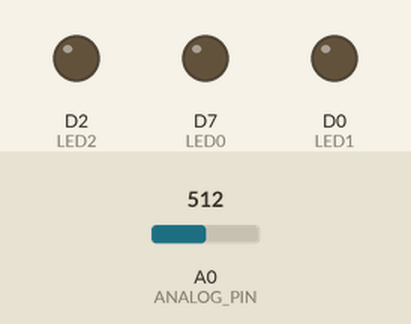
Bench run of a sketch on a simulated ESP8266 (NodeMCU). Parts: output pins drawn as LEDs (lit = HIGH). The inputs (shaded band) are chosen by the test bench; at power-on: A0 (ANALOG_PIN) = 512. WiFi joins after 1.5 s; servers stay silent unless stated; what the sketch prints to the serial monitor is not drawn.

Above: at 0.1 s.
At 4.8 s:
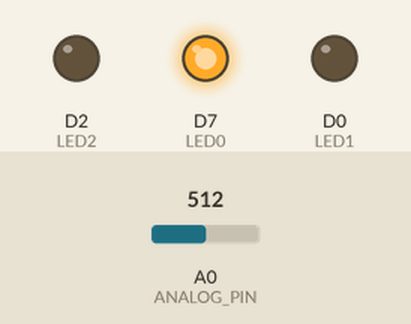
Timing chart, 0 to 6.5 s (numbered marks = the images above):
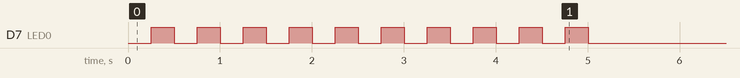

The sketch:

TakeOneClient_miles_temp.ino
```cpp
//------------------------------------------------------------------------------------
// Libraries Needed For This Project
//------------------------------------------------------------------------------------
  #include <Wire.h>           // To Be Able To Use Sensors Like IMU9050
  #include <EEPROM.h>         // To Be Able To Store & Read Data Between Power Off
  #include <ESP8266WiFi.h>    // The Basic Function Of The ESP NOD MCU
  #include <math.h>

//------------------------------------------------------------------------------------
// Defining I/O Pins
//------------------------------------------------------------------------------------
  #define       LED0      D7         // WIFI Module LED
  #define       LED1      D0        // Indicate Connectivity With Client #1
  #define       LED2      D2        // Indicate Connectivity With Client #2
  #define       BUTTON    D1        // Connectivity ReInitiate Button
//------------------------------------------------------------------------------------
// BUTTON Variables
//------------------------------------------------------------------------------------
  int           ButtonState;
  int           LastButtonState   = LOW;
  int           LastDebounceTime  = 0;
  int           DebounceDelay     = 50;
  const String  ButtonColor       = "RED";

  const int ANALOG_PIN = A0;


  unsigned int Rs = 1000;
  double Vcc = 3.3;


//------------------------------------------------------------------------------------
// LED Delay Variables
//------------------------------------------------------------------------------------
  int           LEDState          = LOW;
  unsigned long CurrMillis        = 0;
  unsigned long PrevMillis        = 0;
  unsigned long Interval          = 1000;
//------------------------------------------------------------------------------------
// WIFI Authentication Variables
//------------------------------------------------------------------------------------
/* This Client Is Going To Connect To A WIFI Server Access Point
 * So You Have To Specify Server WIFI SSID & Password In The Code Not Here
 * Please See The Function Below Name (WiFi.Begin)
 * If WIFI dont need Any password Then WiFi.begin("SSIDNAME")
 * If WIFI needs a Password Then WiFi.begin("SSIDNAME", "PASSWORD")
 */
  char*         TKDssid;            // Wifi Name
  char*         TKDpassword;        // Wifi Password
//------------------------------------------------------------------------------------
// WIFI Module Role & Port
//------------------------------------------------------------------------------------
/* This WIFI Module Code Works As A Client
 * That Will Connect To A Server WIFI Modul With (IP ADDress 192.168.4.1)
 */
  int             TKDServerPort  = 9001;
  IPAddress       TKDServer(192,168,1,105);
  WiFiClient      TKDClient;
//====================================================================================

  void setup()
  {
    // Setting The Serial Port ----------------------------------------------
//    Serial.begin(115200);           // Computer Communication
   Serial.begin(9600);           // Computer Communication


    // Setting The Mode Of Pins ---------------------------------------------
    pinMode(LED0, OUTPUT);          // WIFI OnBoard LED Light
    pinMode(LED1, OUTPUT);          // Indicator For Client #1 Connectivity
    pinMode(LED2, OUTPUT);          // Indicator For Client #2 Connectivity
    pinMode(BUTTON, INPUT_PULLUP);  // Initiate Connectivity
    digitalWrite(LED0, !LOW);       // Turn WiFi LED Off

    // Print Message Of I/O Setting Progress --------------------------------
    Serial.println("\nI/O Pins Modes Set .... Done");

    // Starting To Connect --------------------------------------------------
    if(WiFi.status() == WL_CONNECTED)
    {
      WiFi.disconnect();
      WiFi.mode(WIFI_OFF);
      delay(50);
    }

    /* in this part it should load the ssid and password
     * from eeprom they try to connect using them */

    WiFi.mode(WIFI_STA);            // To Avoid Broadcasting An SSID
//    WiFi.begin("TAKEONE", "");      // The SSID That We Want To Connect To
    WiFi.begin("BTHub3-8629", "a39e4ff654");      // The SSID That We Want To Connect To

    // Printing Message For User That Connetion Is On Process ---------------
    Serial.println("!--- Connecting To " + WiFi.SSID() + " ---!");

    // WiFi Connectivity ----------------------------------------------------
    CheckWiFiConnectivity();        // Checking For Connection

    // Stop Blinking To Indicate Connected ----------------------------------
    digitalWrite(LED0, !HIGH);
    Serial.println("!-- Client Device Connected --!");

    // Printing IP Address --------------------------------------------------
    Serial.println("Connected To      : " + String(WiFi.SSID()));
    Serial.println("Signal Strenght   : " + String(WiFi.RSSI()) + " dBm");
    Serial.print  ("Server IP Address : ");
    Serial.println(TKDServer);
    Serial.print  ("Server Port Num   : ");
    Serial.println(TKDServerPort);
    // Printing MAC Address
    Serial.print  ("Device MC Address : ");
    Serial.println(String(WiFi.macAddress()));
    // Printing IP Address
    Serial.print  ("Device IP Address : ");
    Serial.println(WiFi.localIP());

    // Conecting The Device As A Client -------------------------------------
    TKDRequest();
  }

//====================================================================================

  void loop()
  {
//   String s="Data ";
//    s += "Analog Pin = ";
//    s += String(analogRead(ANALOG_PIN));
//    delay(50);
//    Serial.print(s);
//    ReadButton();

  Serial.println(Thermister(AnalogRead()));
  delay(1000);

}

int AnalogRead() {
  int val = 0;
  for(int i = 0; i < 20; i++) {
    val += analogRead(A0);
    delay(1);
  }

  val = val / 20;
  return val;
}

double Thermister(int val) {
  double V_NTC = (double)val / 1024;
  double R_NTC = (Rs * V_NTC) / (Vcc - V_NTC);
  R_NTC = log(R_NTC);
  double Temp = 1 / (0.001129148 + (0.000234125 + (0.0000000876741 * R_NTC * R_NTC ))* R_NTC );
  Temp = Temp - 273.15;
  return Temp;

}


//====================================================================================

  void ReadButton()
  {
    // Reading The Button
    int reading = digitalRead(BUTTON);

    // If It Doest Match The Previous State
    if(reading != LastButtonState)
    {
      LastDebounceTime = millis();
    }

    // To Iliminate Debounce
    if((millis() - LastDebounceTime) > DebounceDelay)
    {
      if(reading != ButtonState)
      {
        ButtonState = reading;

        if(ButtonState == LOW)
        {
          LEDState    = !digitalRead(LED1);
          digitalWrite(LED1, LEDState);
          Serial.println("<" + ButtonColor + "-SCORED>");
          TKDClient.println("<" + ButtonColor + "-SCORED>");
          TKDClient.flush();
        }
      }
    }

    // Last Button State Concidered
    LastButtonState = reading;
  }

//====================================================================================

  void CheckWiFiConnectivity()
  {
    while(WiFi.status() != WL_CONNECTED)
    {
      for(int i=0; i < 10; i++)
      {
        digitalWrite(LED0, !HIGH);
        delay(250);
        digitalWrite(LED0, !LOW);
        delay(250);
        Serial.print(".");
      }
      Serial.println("");
    }
  }

//====================================================================================

  void I2C_Begin()
  {
    /* ----------------------------------------------------------------------
     * Setting The I2C Pins SDA, SCL
     * Because We Didnt Specify Any Pins The Defult
     * SDA = D4 <GPIO2>, SCL = D5 <GPIO14> For ESP8266 Dev Kit Node MCU v3
     --------------------------------------------------------------------- */
    // Frequency Of The I2C
    #define TWI_FREQ  400000L       // I2C Frequency Setting To 400KHZ

    // If Ever You Needed To Use Wire I2C
    Wire.begin();                   // Begginning The I2C

    // Setting Up The I2C Of The MPU9250 ------------------------------------
    Wire.setClock(TWI_FREQ);        // Setting The Frequency MPU9250 Require
  }

//====================================================================================

  void TKDRequest()
  {
    // First Make Sure You Got Disconnected
    TKDClient.stop();

    // If Sucessfully Connected Send Connection Message
    if(TKDClient.connect(TKDServer, TKDServerPort))
    {
      Serial.println    ("<" + ButtonColor + "-CONNECTED>");
      TKDClient.println ("<" + ButtonColor + "-CONNECTED>");
    }
  }

//====================================================================================
```
